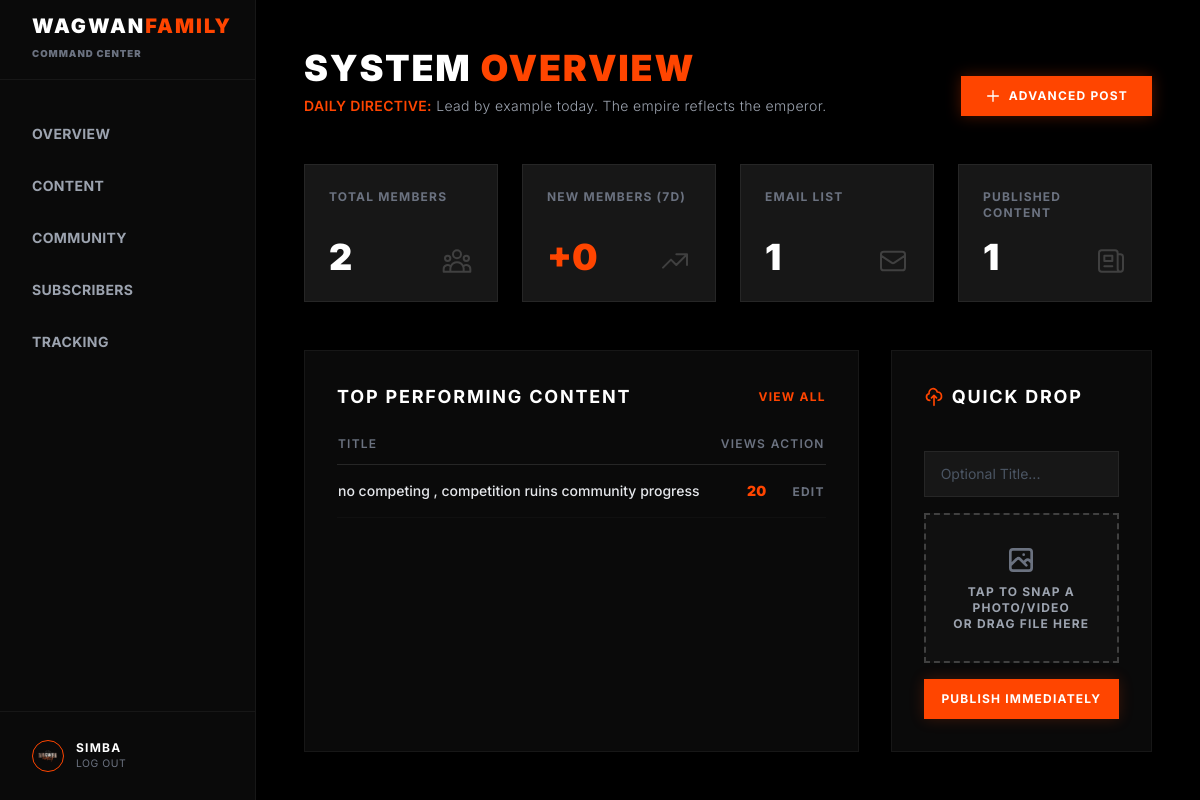
Screenshot of /headquarters/ (signed in) with the database file from the repository.
### core/models.py (models this page shows, shortened)
class UserProfile(models.Model):
    user = models.OneToOneField(User, on_delete=models.CASCADE, related_name='profile')
    profile_picture = models.ImageField(upload_to='profiles/', blank=True, null=True)
    bio = models.TextField(max_length=500, blank=True)
    is_premium_member = models.BooleanField(default=False)
    date_joined = models.DateTimeField(auto_now_add=True)

class Article(models.Model):
    CONTENT_TYPES = (('article', 'Article'), ('video', 'Video Transmission'))
    STATUS_CHOICES = (('draft', 'Draft'), ('published', 'Published'))
    title = models.CharField(max_length=255)
    slug = models.SlugField(max_length=255, unique=True, blank=True)
    category = models.ForeignKey(Category, on_delete=models.SET_NULL, null=True, blank=True, related_name='articles')
    author = models.ForeignKey(User, on_delete=models.CASCADE, related_name='articles')
    content_type = models.CharField(max_length=255, choices=CONTENT_TYPES, default='article')
    status = models.CharField(max_length=255, choices=STATUS_CHOICES, default='draft')
    cover_image = models.ImageField(upload_to='covers/', blank=True, null=True)
    video_file = models.FileField(upload_to='videos/', blank=True, null=True)
    video_url = models.URLField(blank=True, null=True, help_text="YouTube/Vimeo embed link")
    content = models.TextField(blank=True, null=True)
    is_premium = models.BooleanField(default=False)
    views_count = models.PositiveIntegerField(default=0)
    created_at = models.DateTimeField(auto_now_add=True)
    updated_at = models.DateTimeField(auto_now=True)

### core/views.py (the view)
# urls.py: path('headquarters/', views.founder_dashboard, name='founder_dashboard'),
@staff_member_required
def founder_dashboard(request):
    from django.contrib.auth.models import User
    seven_days_ago = timezone.now() - timedelta(days=7)
    total_users = UserProfile.objects.count()
    total_subscribers = Subscriber.objects.count()
    total_articles = Article.objects.filter(status='published').count()
    new_members_count = User.objects.filter(date_joined__gte=seven_days_ago).count()
    top_posts = Article.objects.filter(status='published').order_by('-views_count')[:5]
    top_streaks = UserStreak.objects.select_related('user').order_by('-current_streak')[:5]
    return render(request, 'founder_dashboard.html', {
        'total_users': total_users,
        'total_subscribers': total_subscribers,
        'total_articles': total_articles,
        'new_members_count': new_members_count,
        'top_posts': top_posts,
        'top_streaks': top_streaks,
    })

### templates/founder_dashboard.html (shortened to what this page needs)
{% load static %}
<!DOCTYPE html>
<html lang="en">
<head>
    <script src="https://cdn.tailwindcss.com"></script>
</head>
<body class="bg-black text-white h-screen flex overflow-hidden selection:bg-[#FF4500] selection:text-white">
    <aside class="w-64 bg-neutral-950 border-r border-neutral-900 flex flex-col justify-between hidden md:flex">
        <div>
            <div class="h-20 flex items-center px-8 border-b border-neutral-900">
                <a href="{% url 'home' %}" class="text-xl font-black tracking-widest uppercase flex flex-col">
                    <span>Wagwan<span class="text-[#FF4500]">Family</span></span>
                    <span class="text-[0.60rem] text-gray-500 tracking-widest">COMMAND CENTER</span>
                </a>
            </div>
             <nav class="mt-8 px-4 space-y-2">
    <a href="{% url 'founder_dashboard' %}" class="flex items-center gap-3 px-4 py-3 text-gray-400 hover:text-white hover:bg-neutral-900 transition-colors text-sm font-bold uppercase tracking-wide">
        Overview
    </a>
    <a href="{% url 'hq_content_manager' %}" class="flex items-center gap-3 px-4 py-3 text-gray-400 hover:text-white hover:bg-neutral-900 transition-colors text-sm font-bold uppercase tracking-wide">
        Content
    </a>
    <a href="{% url 'hq_user_manager' %}" class="flex items-center gap-3 px-4 py-3 text-gray-400 hover:text-white hover:bg-neutral-900 transition-colors text-sm font-bold uppercase tracking-wide">
        Community
    </a>
    <a href="{% url 'hq_subscriber_manager' %}" class="flex items-center gap-3 px-4 py-3 text-gray-400 hover:text-white hover:bg-neutral-900 transition-colors text-sm font-bold uppercase tracking-wide">
        Subscribers
    </a>
    <a href="{% url 'command_center_tools' %}" class="flex items-center gap-3 px-4 py-3 text-gray-400 hover:text-white hover:bg-neutral-900 transition-colors text-sm font-bold uppercase tracking-wide">
        Tracking
    </a>
</nav>
        </div>
        <div class="p-4 border-t border-neutral-900">
            <div class="flex items-center gap-3 px-4 py-3">
                {% if request.user.profile.profile_picture %}
                <img src="{{ request.user.profile.profile_picture.url }}" alt="{{ request.user.username }}" class="w-8 h-8 rounded-full object-cover border border-[#FF4500]">
                {% else %}
                <div class="w-8 h-8 rounded-full bg-[#FF4500] flex items-center justify-center text-white font-bold text-xs">{{ request.user.username|slice:":1"|upper }}</div>
                {% endif %}
                <div class="flex flex-col">
                    <a href="{% url 'user_profile' request.user.username %}" class="text-xs font-bold text-white uppercase tracking-widest hover:text-[#FF4500] transition-colors">{{ request.user.username }}</a>
                    <a href="{% url 'logout' %}" class="text-[0.65rem] text-gray-500 hover:text-[#FF4500] uppercase tracking-wider">Log Out</a>
                </div>
            </div>
        </div>
    </aside>
    <main class="flex-1 overflow-y-auto bg-black relative">
        <div class="p-8 md:p-12 max-w-7xl mx-auto relative z-10">
            <div class="flex flex-col md:flex-row md:items-end justify-between mb-12 gap-6">
                <div>
                    <h1 class="text-3xl md:text-4xl font-black uppercase tracking-wider text-white mb-2">
                        System <span class="text-[#FF4500]">Overview</span>
                    </h1>
                    <p class="text-gray-400 font-light tracking-wide text-sm">
                        <span class="text-[#FF4500] font-semibold">DAILY DIRECTIVE:</span> Lead by example today. The empire reflects the emperor.
                    </p>
                </div>
                <div class="flex gap-4">
                    <a href="{% url 'hq_content_create' %}" class="px-6 py-3 bg-[#FF4500] hover:bg-[#CC3700] text-white font-bold text-xs uppercase tracking-widest transition shadow-[0_0_15px_rgba(255,69,0,0.3)] flex items-center gap-2">
                        <svg class="w-4 h-4" fill="none" stroke="currentColor" viewBox="0 0 24 24"><path stroke-linecap="round" stroke-linejoin="round" stroke-width="2" d="M12 4v16m8-8H4"></path></svg>
                        Advanced Post
                    </a>
                </div>
            </div>
            <div class="grid grid-cols-1 md:grid-cols-2 lg:grid-cols-4 gap-6 mb-12">
                <div class="bg-neutral-900 border border-neutral-800 p-6 flex flex-col justify-between group hover:border-[#FF4500] transition-colors">
                    <span class="text-gray-500 text-xs font-bold uppercase tracking-widest mb-4 block">Total Members</span>
                    <div class="flex items-end justify-between">
                        <span class="text-4xl font-black text-white group-hover:text-[#FF4500] transition-colors">{{ total_users }}</span>
                    </div>
                </div>
                <div class="bg-neutral-900 border border-neutral-800 p-6 flex flex-col justify-between group hover:border-[#FF4500] transition-colors">
                    <span class="text-gray-500 text-xs font-bold uppercase tracking-widest mb-4 block">New Members (7D)</span>
                    <div class="flex items-end justify-between">
                        <span class="text-4xl font-black text-[#FF4500]">+{{ new_members_count }}</span>
                        <svg class="w-8 h-8 text-neutral-700" fill="none" stroke="currentColor" viewBox="0 0 24 24"><path stroke-linecap="round" stroke-linejoin="round" stroke-width="1.5" d="M13 7h8m0 0v8m0-8l-8 8-4-4-6 6"></path></svg>
                    </div>
                </div>
                <div class="bg-neutral-900 border border-neutral-800 p-6 flex flex-col justify-between group hover:border-[#FF4500] transition-colors">
                    <span class="text-gray-500 text-xs font-bold uppercase tracking-widest mb-4 block">Email List</span>
                    <div class="flex items-end justify-between">
                        <span class="text-4xl font-black text-white group-hover:text-[#FF4500] transition-colors">{{ total_subscribers }}</span>
                        <svg class="w-8 h-8 text-neutral-700" fill="none" stroke="currentColor" viewBox="0 0 24 24"><path stroke-linecap="round" stroke-linejoin="round" stroke-width="1.5" d="M3 8l7.89 5.26a2 2 0 002.22 0L21 8M5 19h14a2 2 0 002-2V7a2 2 0 00-2-2H5a2 2 0 00-2 2v10a2 2 0 002 2z"></path></svg>
                    </div>
                </div>
                <div class="bg-neutral-900 border border-neutral-800 p-6 flex flex-col justify-between group hover:border-[#FF4500] transition-colors">
                    <span class="text-gray-500 text-xs font-bold uppercase tracking-widest mb-4 block">Published Content</span>
                    <div class="flex items-end justify-between">
                        <span class="text-4xl font-black text-white group-hover:text-[#FF4500] transition-colors">{{ total_articles }}</span>
                        <svg class="w-8 h-8 text-neutral-700" fill="none" stroke="currentColor" viewBox="0 0 24 24"><path stroke-linecap="round" stroke-linejoin="round" stroke-width="1.5" d="M19 20H5a2 2 0 01-2-2V6a2 2 0 012-2h10a2 2 0 012 2v1m2 13a2 2 0 01-2-2V7m2 13a2 2 0 002-2V9a2 2 0 00-2-2h-2m-4-3H9M7 16h6M7 8h6v4H7V8z"></path></svg>
                    </div>
                </div>
            </div>
            <div class="grid grid-cols-1 lg:grid-cols-3 gap-8">
                <div class="lg:col-span-2 bg-neutral-950 border border-neutral-900 p-6 md:p-8">
                    <div class="flex justify-between items-center mb-6">
                        <h2 class="text-lg font-bold uppercase tracking-widest text-white">Top Performing Content</h2>
                        <a href="{% url 'hq_content_manager' %}" class="text-[#FF4500] text-xs font-bold uppercase tracking-widest hover:text-white transition-colors">View All</a>
                    </div>
                    <div class="overflow-x-auto">
                        <table class="w-full text-left border-collapse">
                            <thead>
                                <tr class="border-b border-neutral-800 text-gray-500 text-xs uppercase tracking-widest">
                                    <th class="pb-3 font-semibold">Title</th>
                                    <th class="pb-3 font-semibold text-right">Views</th>
                                    <th class="pb-3 font-semibold text-right">Action</th>
                                </tr>
                            </thead>
                            <tbody class="text-sm">
                                {% for post in top_posts %}
                                <tr class="border-b border-neutral-900/50 hover:bg-neutral-900 transition-colors group">
                                    <td class="py-4 font-medium text-gray-200 group-hover:text-white">{{ post.title }}</td>
                                    <td class="py-4 text-right font-black text-[#FF4500]">{{ post.views_count }}</td>
                                    <td class="py-4 text-right">
                                        <a href="{% url 'hq_content_edit' post.id %}" class="text-xs text-gray-500 hover:text-white uppercase tracking-widest font-bold">Edit</a>
                                    </td>
                                </tr>
                                {% empty %}
                                <tr>
                                    <td colspan="3" class="py-8 text-center text-gray-600 italic text-sm">No content published yet. Execute.</td>
                                </tr>
                                {% endfor %}
                            </tbody>
                        </table>
                    </div>
                </div>
                <div class="bg-neutral-950 border border-neutral-900 p-6 md:p-8 flex flex-col">
    <h2 class="text-lg font-bold uppercase tracking-widest text-white mb-6 flex items-center gap-2">
        <svg class="w-5 h-5 text-[#FF4500]" fill="none" stroke="currentColor" viewBox="0 0 24 24">
            <path stroke-linecap="round" stroke-linejoin="round" stroke-width="2" d="M7 16a4 4 0 01-.88-7.903A5 5 0 1115.9 6L16 6a5 5 0 011 9.9M15 13l-3-3m0 0l-3 3m3-3v12"></path>
        </svg>
        Quick Drop
    </h2>
    <form action="{% url 'quick_drop_upload' %}" method="POST" enctype="multipart/form-data" class="flex-1 flex flex-col space-y-4">
        <input type="text" name="title" placeholder="Optional Title..." class="w-full bg-neutral-900 border border-neutral-800 text-white px-4 py-3 text-sm focus:outline-none focus:border-[#FF4500] placeholder-gray-600">
        <div id="dropZone" class="relative flex-1 min-h-[150px] border-2 border-dashed border-neutral-700 hover:border-[#FF4500] bg-neutral-900/50 flex flex-col items-center justify-center transition-colors group cursor-pointer">
            <span class="text-xs font-bold text-gray-400 uppercase tracking-widest text-center px-4" id="fileNameDisplay">
                Tap to snap a photo/video<br>or drag file here
            </span>
        </div>
        <button type="submit" class="w-full bg-[#FF4500] hover:bg-[#CC3700] text-white font-bold py-3 text-xs uppercase tracking-widest transition shadow-[0_0_15px_rgba(255,69,0,0.2)]">
            Publish Immediately
        </button>
    </form>
</div>
            </div>
        </div>
    </main>
</body>
</html>

### templates/founder_dashboard.html (style rules this page uses)
body { font-family: 'Inter', sans-serif; }

### rows the page displays
Article: title "no competing , competition ruins community progress", views_count "20"

### other values shown
{{ request.user.username }} "SIMBA"
{{ total_users }} "2"
{{ new_members_count }} "0"
{{ total_subscribers }} "1"
{{ total_articles }} "1"
